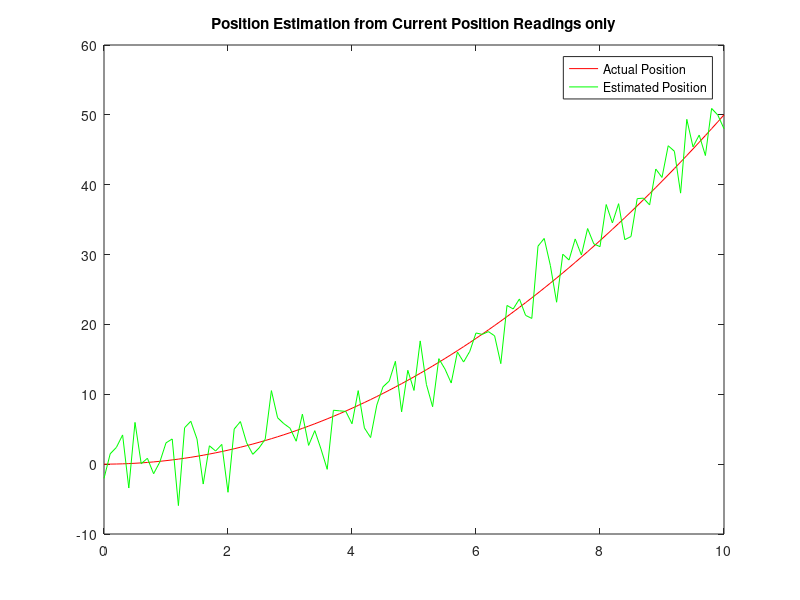
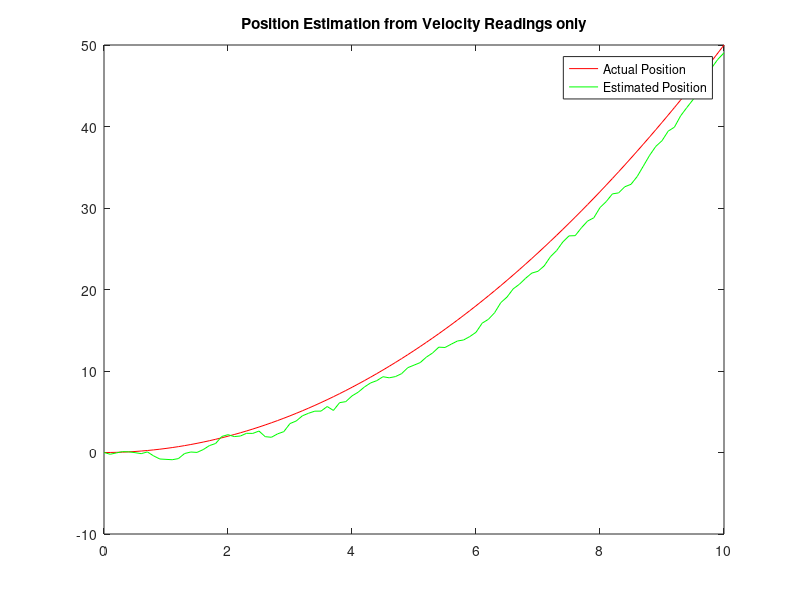
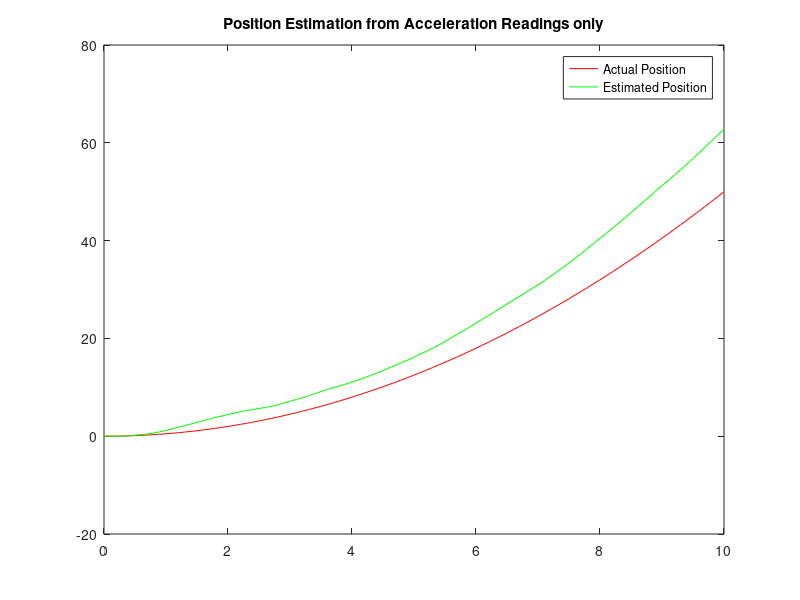

Source code (MATLAB) for these figures, in order:
%%  Created by Brock Brown
%   other header stuff here

%% choose which case here
which = [1,2,3]
if which == 0
    disp("which = 0:  no case run.");
end
%%  initial variables set
dt = .1;
duration = 10;
t = 0:dt:duration;
sz_t = size(t);
sz_t = sz_t(2);
p_init = 0;
v_init = 0;
a_init = 1;
pAct = a_init/2*t.^2 + v_init*t + p_init;
vAct = a_init*t + v_init;
pstd = 3;
vstd = 3;
astd = 3;


%%  using position information only
if any(which == 1)
    pEst = pAct + pstd*randn(size(t));
    figure('Name','Position Only');
    plot(t,pAct,'r');
    hold on;
    plot(t,pEst,'g');
    title('Position Estimation from Current Position Readings only');
    legend('Actual Position', 'Estimated Position');
    saveas(gcf,'p.png');
end



%%  using velocity information only
if any(which == 2)
    vEst = zeros(size(t));
    pvEst = zeros(size(t));
    for i = 1:sz_t
        vEst(i) = vAct(i) + vstd*randn();
        if i>1
            pvEst(i) = pvEst(i-1) + vEst(i-1)*dt;
        else
            pvEst(i) = 0;
        end
    end
    figure('Name','Velocity Only');
    plot(t,pAct,'r');
    hold on;
    title('Position Estimation from Velocity Readings only');
    plot(t,pvEst,'g');
    legend('Actual Position', 'Estimated Position');
    saveas(gcf,'v.png');
end



%%  using acceleration information only
if any(which == 3)
    aEst = zeros(size(t));
    paEst = zeros(size(t));
    vaEst = zeros(size(t));
    for i = 1:sz_t
        aEst(i) = a_init + astd*randn();
        if i>1
            vaEst(i) = vaEst(i-1) + aEst(i-1)*dt;
            paEst(i) = paEst(i-1) + vaEst(i-1)*dt;
        else
            paEst(i) = 0;
        end
    end
    figure('Name','Acceleration Only');
    plot(t,pAct,'r');
    hold on;
    title('Position Estimation from Acceleration Readings only');
    plot(t,paEst,'g');
    legend('Actual Position', 'Estimated Position');
    saveas(gcf,'a.png');
end



%% using position and velocity



%% using position and acceleration



%% using velocity and acceleration



%% using position and acceleration

